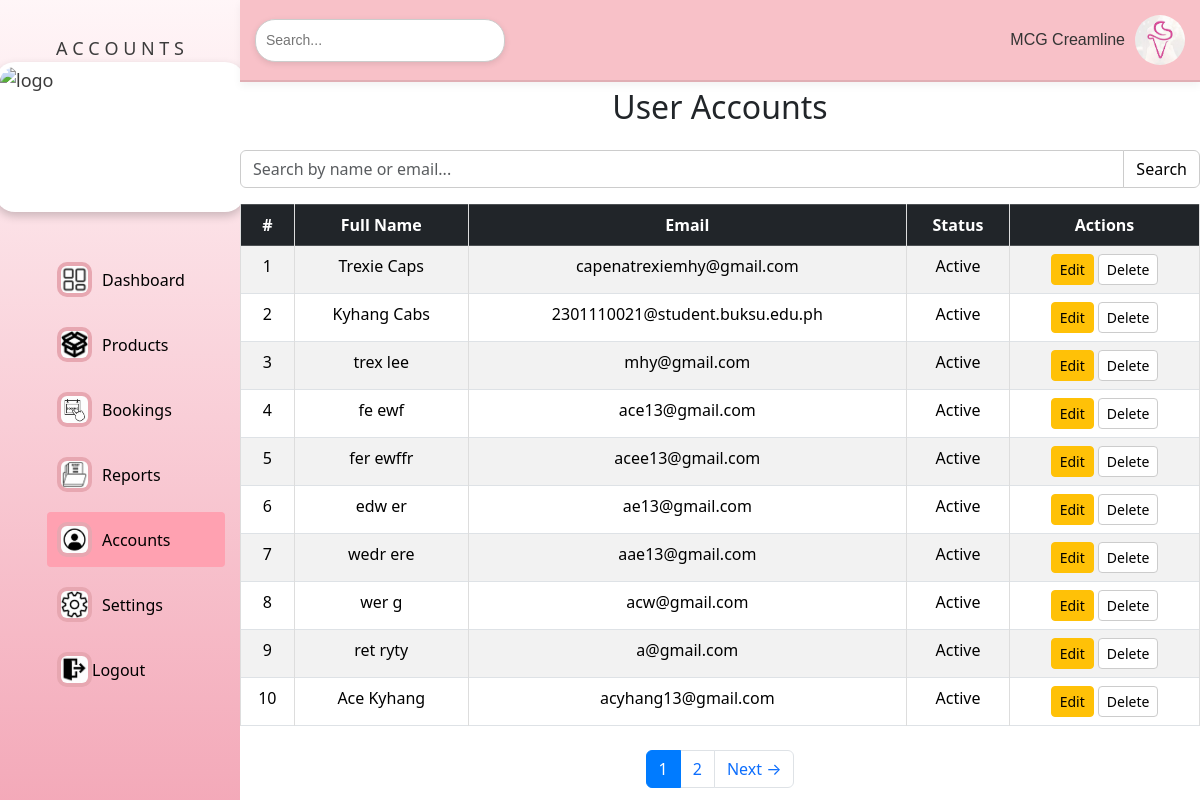
The app's page /Admin/account.php with its own data.
### tables this page shows
CREATE TABLE `accounts` (
  `id` int(11) NOT NULL,
  `fullname` varchar(255) DEFAULT NULL,
  `email` varchar(255) DEFAULT NULL,
  `username` varchar(255) DEFAULT NULL,
  `status` enum('Active','Inactive') DEFAULT 'Active',
  `created_at` timestamp NOT NULL DEFAULT current_timestamp()
);

### Admin/account.php (the view, shortened to what this page needs)
<?php
require '../includes/db.php';
$search = isset($_GET['search']) ? trim($_GET['search']) : '';
$page = isset($_GET['page']) ? max(1, intval($_GET['page'])) : 1;
$limit = 10;
$offset = ($page - 1) * $limit;
try {
    if ($search !== '') {
        $stmt = $pdo->prepare("SELECT * FROM accounts WHERE fullname LIKE ? OR email LIKE ? LIMIT $limit OFFSET $offset");
        $stmt->execute(["%$search%", "%$search%"]);
        $countStmt = $pdo->prepare("SELECT COUNT(*) FROM accounts WHERE fullname LIKE ? OR email LIKE ?");
        $countStmt->execute(["%$search%", "%$search%"]);
    } else {
        $stmt = $pdo->prepare("SELECT * FROM accounts LIMIT $limit OFFSET $offset");
        $stmt->execute();
        $countStmt = $pdo->query("SELECT COUNT(*) FROM accounts");
    }
    $accounts = $stmt->fetchAll(PDO::FETCH_ASSOC);
    $totalAccounts = $countStmt->fetchColumn();
    $totalPages = ceil($totalAccounts / $limit);
} catch (PDOException $e) {
    die("Error fetching accounts: " . $e->getMessage());
}
?>
<!DOCTYPE html>
<html>
<head>
    <link rel="stylesheet" href="styles/style.css">
    <link rel="stylesheet" href="../bootstrap/css/bootstrap.min.css">
    <link href="https://cdn.jsdelivr.net/npm/bootstrap@5.3.3/dist/css/bootstrap.min.css" rel="stylesheet">
</head>
<body>
<div class="dashboard">
    <div class="sidebar">
        <div class="heads">A C C O U N T S <img src="../images/wp.png" alt="logo"></div>
        <div class="sidebar2">
            <ul class="menu">
                <li><a href="index.php"><img src="../images/dashboard.png" alt="dashboard"><span style="padding-left: 10px;">Dashboard</span></a></li>
                <li><a href="products.php"><img src="../images/product.png" alt="products"><span style="padding-left: 10px;">Products</span></a></li>
                <li><a href="booking_table.php"><img src="../images/book.jpg" alt="bookings"><span style="padding-left: 10px;">Bookings</span></a></li>
                <li><a href="reports.php"><img src="../images/report.png" alt="reports"><span style="padding-left: 10px;">Reports</span></a></li>
                <li><a href="account.php"  class="active"><img src="../images/account.png" alt="accounts"><span style="padding-left: 10px;">Accounts</span></a></li>
                <li><a href="settings.php"><img src="../images/settings.png" alt="settings"><span style="padding-left: 10px;">Settings</span></a></li>
                <li>
                    <a href="#" onclick="confirmLogout()"><img src="../images/logout.png"> <span>Logout</span></a>
                </li>
            </ul>
        </div>
    </div>
    <div class="main-content">
        <div class="topbar">
            <div class="search">
                <input type="text" placeholder="Search...">
            </div>
            <div class="user-profile">
                <span>MCG Creamline</span>
                <img src="../images/ice.png" alt="User">
            </div>
        </div>
            <div class="content"style="overflow-y: auto;">
                <h2 class="text-center mb-4">User Accounts</h2>
                <form method="GET" class="mb-3">
                    <div class="input-group">
                        <input type="text" name="search" class="form-control" placeholder="Search by name or email..." value="<?= htmlspecialchars($search) ?>" id="searchInput">
                        <button type="submit" class="btn btn-primary">Search</button>
                    </div>
                </form>
                <?php if (count($accounts) > 0): ?>
                    <table class="table table-bordered table-striped">
                        <thead class="table-dark">
                            <tr>
                                <th>#</th>
                                <th>Full Name</th>
                                <th>Email</th>
                                <th>Status</th>
                                <th>Actions</th>
                            </tr>
                        </thead>
                        <tbody>
                            <?php foreach ($accounts as $index => $account): ?>
                                <tr>
                                    <td><?= $offset + $index + 1; ?></td>
                                    <td><?= htmlspecialchars($account['fullname']); ?></td>
                                    <td><?= htmlspecialchars($account['email']); ?></td>
                                    <td><?= ucfirst($account['status']); ?></td>
                                    <td>
                                        <a href="?edit=<?= $account['id']; ?>&page=<?= $page ?>&search=<?= urlencode($search) ?>" class="btn btn-sm btn-warning">Edit</a>
                                        <form method="POST" onsubmit="return confirm('Delete this user?');" style="display:inline;">
                                            <button type="submit" class="btn btn-sm btn-danger">Delete</button>
                                        </form>
                                    </td>
                                </tr>
                            <?php endforeach; ?>
                        </tbody>
                    </table>
                    <nav>
                        <ul class="pagination justify-content-center mt-4">
                            <?php for ($i = 1; $i <= $totalPages; $i++): ?>
                                <li class="page-item <?= $i == $page ? 'active' : '' ?>">
                                    <a class="page-link" href="?<?= http_build_query(['page' => $i, 'search' => $search]) ?>"><?= $i ?></a>
                                </li>
                            <?php endfor; ?>
                            <?php if ($page < $totalPages): ?>
                                <li class="page-item">
                                    <a class="page-link" href="?<?= http_build_query(['page' => $page + 1, 'search' => $search]) ?>">Next →</a>
                                </li>
                            <?php endif; ?>
                        </ul>
                    </nav>
                <?php else: ?>
                    <div class="alert alert-warning text-center">No user found.</div>
                <?php endif; ?>
            </div>
        </div>
    </div>
</body>
</html>

### Admin/styles/style.css (style rules this page uses)
* { margin: 0; padding: 0; box-sizing: border-box; }
body { background-color: #ffffff; font-family: Cambria, Cochin, Georgia, Times, 'Times New Roman', serif; }
.dashboard { display: flex; height: 100vh; }
.sidebar { width: 20%; padding: 15px; background: linear-gradient(rgba(255, 245, 247, 0.9), rgba(236, 112, 138, 0.6)); color: #3c3c3c; }
.sidebar .heads { display: flex; flex-direction: column; align-items: center; justify-content: center; padding: 20px; font-size: 18px; }
.sidebar .heads img { width: 250px; height: 150px; margin-bottom: 20px; padding: 5px; background-color: #fff; border-radius: 20px; box-shadow: 0 4px 10px rgba(0, 0, 0, 0.2); transition: all 0.3s ease; }
.sidebar .menu { list-style: none; }
.sidebar .menu li { margin-bottom: 10px; }
.sidebar .menu li a { color: black; text-decoration: none; display: flex; align-items: center; padding: 10px; border-radius: 4px; }
.sidebar .menu li a img { width: 35px; height: 35px; padding: 4px; background-color: rgb(231, 167, 177); border-radius: 10px; }
.sidebar .menu li a.active { background-color: rgb(255, 161, 177); }
.topbar { display: flex; justify-content: space-between; align-items: center; padding: 15px; background-color: #f8c1c8; font-family: 'Verdana', Geneva, Tahoma, sans-serif; font-size: 16px; color: #333; border-bottom: 2px solid #e0aeb4; box-shadow: 0 4px 8px rgba(0, 0, 0, 0.05); transition: background-color 0.3s ease-in-out; }
.topbar .search input { padding: 10px; border: 1px solid #cccccc; border-radius: 20px; background-color: #fff; font-size: 14px; width: 250px; box-shadow: 0 2px 6px rgba(0, 0, 0, 0.1); transition: width 0.3s ease-in-out; }
.topbar .user-profile { display: flex; align-items: center; }
.topbar .user-profile img { margin-left: 10px; border-radius: 25px; width: 50px; height: 50px; }
.main-content { display: flex; flex-direction: column; flex: 1; background-color: #ffffff; }
table { width: 100%; border-collapse: collapse; text-align: center; margin: 0 auto; }
table th, table td { padding: 12px; border: 1px solid #ddd; }
table th { background-color: #4CAF50; color: white; }
.content { padding-top: 3px; margin-top: 3px; overflow-y: auto; }
.pagination .page-item.active .page-link { background-color: #007bff; border-color: #007bff; color: white; }
body.light-mode input, body.light-mode select, body.light-mode button { background-color: #fff; color: #000; border: 1px solid #ccc; }

### records on screen
accounts: index "1", fullname "Trexie Caps", email "capenatrexiemhy@gmail.com", status "Active"
accounts: index "2", fullname "Kyhang Cabs", email "2301110021@student.buksu.edu.ph", status "Active"
accounts: index "3", fullname "trex lee", email "mhy@gmail.com", status "Active"
accounts: index "4", fullname "fe ewf", email "ace13@gmail.com", status "Active"
accounts: index "5", fullname "fer ewffr", email "acee13@gmail.com", status "Active"
accounts: index "6", fullname "edw er", email "ae13@gmail.com", status "Active"
accounts: index "7", fullname "wedr ere", email "aae13@gmail.com", status "Active"
accounts: index "8", fullname "wer g", email "acw@gmail.com", status "Active"
accounts: index "9", fullname "ret ryty", email "a@gmail.com", status "Active"
accounts: index "10", fullname "Ace Kyhang", email "acyhang13@gmail.com", status "Active"
